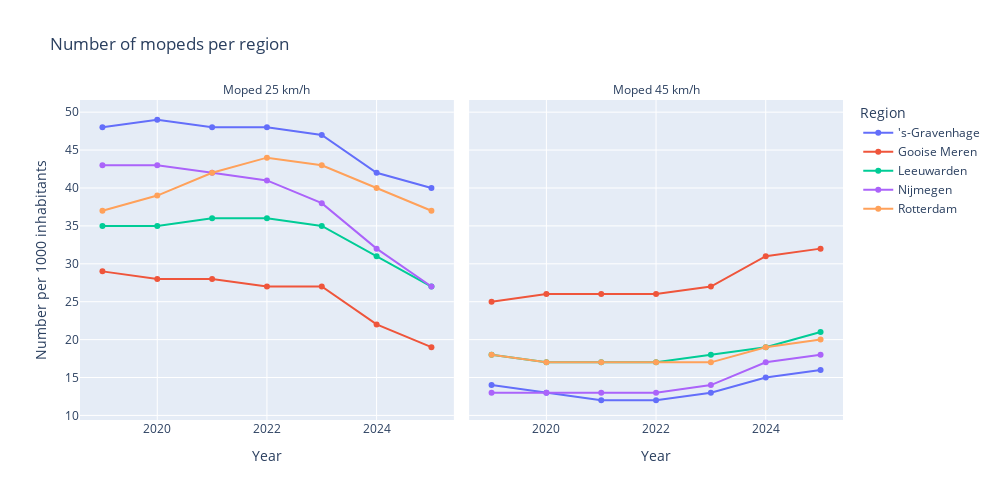

The code cell stored with this chart in its notebook:
### Code cell
df_jaar_region = (df1_standardized.groupby(["Year", "Region", "Type"])["Number per 1000 inhabitants"].sum().reset_index())


fig = px.line(
    df_jaar_region, x="Year", y="Number per 1000 inhabitants", color="Region",
    facet_col="Type",  
    markers=True,
    title="Number of mopeds per region"
)

fig.for_each_annotation(lambda a: a.update(text=a.text.split("=")[-1]))

# Y-as delen voor eerlijke vergelijking
fig.update_yaxes(matches="y")

fig.update_layout(height=500, width=1000, legend_title_text="Region")
fig.show()

### Figure 1 — Plotly figure (JSON) as saved in the notebook; plotly's stock layout.template omitted (floating-point values rounded to 4 significant figures)
{"data": [{"hovertemplate": "Region='s-Gravenhage <br>Type=Moped 25 km/h<br>Year=%{x}<br>Number per 1000 inhabitants=%{y}<extra></extra>", "legendgroup": "'s-Gravenhage ", "line": {"color": "#636efa", "dash": "solid"}, "marker": {"symbol": "circle"}, "mode": "lines+markers", "name": "'s-Gravenhage ", "orientation": "v", "showlegend": true, "type": "scatter", "x": [2019, 2020, 2021, 2022, 2023, 2024, 2025], "xaxis": "x", "y": [48.0, 49.0, 48.0, 48.0, 47.0, 42.0, 40.0], "yaxis": "y"}, {"hovertemplate": "Region='s-Gravenhage <br>Type=Moped 45 km/h<br>Year=%{x}<br>Number per 1000 inhabitants=%{y}<extra></extra>", "legendgroup": "'s-Gravenhage ", "line": {"color": "#636efa", "dash": "solid"}, "marker": {"symbol": "circle"}, "mode": "lines+markers", "name": "'s-Gravenhage ", "orientation": "v", "showlegend": false, "type": "scatter", "x": [2019, 2020, 2021, 2022, 2023, 2024, 2025], "xaxis": "x2", "y": [14.0, 13.0, 12.0, 12.0, 13.0, 15.0, 16.0], "yaxis": "y2"}, {"hovertemplate": "Region=Gooise Meren<br>Type=Moped 25 km/h<br>Year=%{x}<br>Number per 1000 inhabitants=%{y}<extra></extra>", "legendgroup": "Gooise Meren", "line": {"color": "#EF553B", "dash": "solid"}, "marker": {"symbol": "circle"}, "mode": "lines+markers", "name": "Gooise Meren", "orientation": "v", "showlegend": true, "type": "scatter", "x": [2019, 2020, 2021, 2022, 2023, 2024, 2025], "xaxis": "x", "y": [29.0, 28.0, 28.0, 27.0, 27.0, 22.0, 19.0], "yaxis": "y"}, {"hovertemplate": "Region=Gooise Meren<br>Type=Moped 45 km/h<br>Year=%{x}<br>Number per 1000 inhabitants=%{y}<extra></extra>", "legendgroup": "Gooise Meren", "line": {"color": "#EF553B", "dash": "solid"}, "marker": {"symbol": "circle"}, "mode": "lines+markers", "name": "Gooise Meren", "orientation": "v", "showlegend": false, "type": "scatter", "x": [2019, 2020, 2021, 2022, 2023, 2024, 2025], "xaxis": "x2", "y": [25.0, 26.0, 26.0, 26.0, 27.0, 31.0, 32.0], "yaxis": "y2"}, {"hovertemplate": "Region=Leeuwarden<br>Type=Moped 25 km/h<br>Year=%{x}<br>Number per 1000 inhabitants=%{y}<extra></extra>", "legendgroup": "Leeuwarden", "line": {"color": "#00cc96", "dash": "solid"}, "marker": {"symbol": "circle"}, "mode": "lines+markers", "name": "Leeuwarden", "orientation": "v", "showlegend": true, "type": "scatter", "x": [2019, 2020, 2021, 2022, 2023, 2024, 2025], "xaxis": "x", "y": [35.0, 35.0, 36.0, 36.0, 35.0, 31.0, 27.0], "yaxis": "y"}, {"hovertemplate": "Region=Leeuwarden<br>Type=Moped 45 km/h<br>Year=%{x}<br>Number per 1000 inhabitants=%{y}<extra></extra>", "legendgroup": "Leeuwarden", "line": {"color": "#00cc96", "dash": "solid"}, "marker": {"symbol": "circle"}, "mode": "lines+markers", "name": "Leeuwarden", "orientation": "v", "showlegend": false, "type": "scatter", "x": [2019, 2020, 2021, 2022, 2023, 2024, 2025], "xaxis": "x2", "y": [18.0, 17.0, 17.0, 17.0, 18.0, 19.0, 21.0], "yaxis": "y2"}, {"hovertemplate": "Region=Nijmegen<br>Type=Moped 25 km/h<br>Year=%{x}<br>Number per 1000 inhabitants=%{y}<extra></extra>", "legendgroup": "Nijmegen", "line": {"color": "#ab63fa", "dash": "solid"}, "marker": {"symbol": "circle"}, "mode": "lines+markers", "name": "Nijmegen", "orientation": "v", "showlegend": true, "type": "scatter", "x": [2019, 2020, 2021, 2022, 2023, 2024, 2025], "xaxis": "x", "y": [43.0, 43.0, 42.0, 41.0, 38.0, 32.0, 27.0], "yaxis": "y"}, {"hovertemplate": "Region=Nijmegen<br>Type=Moped 45 km/h<br>Year=%{x}<br>Number per 1000 inhabitants=%{y}<extra></extra>", "legendgroup": "Nijmegen", "line": {"color": "#ab63fa", "dash": "solid"}, "marker": {"symbol": "circle"}, "mode": "lines+markers", "name": "Nijmegen", "orientation": "v", "showlegend": false, "type": "scatter", "x": [2019, 2020, 2021, 2022, 2023, 2024, 2025], "xaxis": "x2", "y": [13.0, 13.0, 13.0, 13.0, 14.0, 17.0, 18.0], "yaxis": "y2"}, {"hovertemplate": "Region=Rotterdam<br>Type=Moped 25 km/h<br>Year=%{x}<br>Number per 1000 inhabitants=%{y}<extra></extra>", "legendgroup": "Rotterdam", "line": {"color": "#FFA15A", "dash": "solid"}, "marker": {"symbol": "circle"}, "mode": "lines+markers", "name": "Rotterdam", "orientation": "v", "showlegend": true, "type": "scatter", "x": [2019, 2020, 2021, 2022, 2023, 2024, 2025], "xaxis": "x", "y": [37.0, 39.0, 42.0, 44.0, 43.0, 40.0, 37.0], "yaxis": "y"}, {"hovertemplate": "Region=Rotterdam<br>Type=Moped 45 km/h<br>Year=%{x}<br>Number per 1000 inhabitants=%{y}<extra></extra>", "legendgroup": "Rotterdam", "line": {"color": "#FFA15A", "dash": "solid"}, "marker": {"symbol": "circle"}, "mode": "lines+markers", "name": "Rotterdam", "orientation": "v", "showlegend": false, "type": "scatter", "x": [2019, 2020, 2021, 2022, 2023, 2024, 2025], "xaxis": "x2", "y": [18.0, 17.0, 17.0, 17.0, 17.0, 19.0, 20.0], "yaxis": "y2"}], "layout": {"annotations": [{"font": {}, "showarrow": false, "text": "Moped 25 km/h", "x": 0.245, "xanchor": "center", "xref": "paper", "y": 1, "yanchor": "bottom", "yref": "paper"}, {"font": {}, "showarrow": false, "text": "Moped 45 km/h", "x": 0.755, "xanchor": "center", "xref": "paper", "y": 1, "yanchor": "bottom", "yref": "paper"}], "height": 500, "legend": {"title": {"text": "Region"}, "tracegroupgap": 0}, "title": {"text": "Number of mopeds per region"}, "width": 1000, "xaxis": {"anchor": "y", "domain": [0, 0.49], "title": {"text": "Year"}}, "xaxis2": {"anchor": "y2", "domain": [0.51, 1], "matches": "x", "title": {"text": "Year"}}, "yaxis": {"anchor": "x", "domain": [0, 1], "matches": "y", "title": {"text": "Number per 1000 inhabitants"}}, "yaxis2": {"anchor": "x2", "domain": [0, 1], "matches": "y", "showticklabels": false}}}
